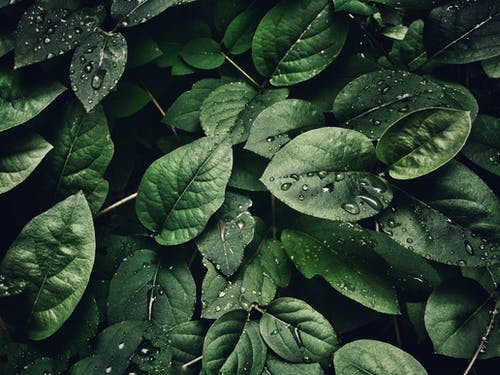
#> input picture Images/Leaves.jpeg, 500 x 375 px
$ python advanced-topic-edge-detection.py
#> lines starting #> are read from the running program, lines starting #| are printed output that depends on the picture; after the words box and inside, x2 and y2 are one past the last pixel; in counts of white or black regions, pixels touching at a corner belong together
import cv2 as cv
import numpy as np

img = cv.imread("Images/Leaves.jpeg")
#> img is the input picture: shape (375, 500, 3); mean B, G, R 48.7, 64.1, 44.8

gray = cv.cvtColor(img, cv.COLOR_BGR2GRAY)

#######################################################################################

# Laplacian Edge Detection

# This method computes the gradients of the grayscale image
lap = cv.Laplacian(gray, cv.CV_64F)
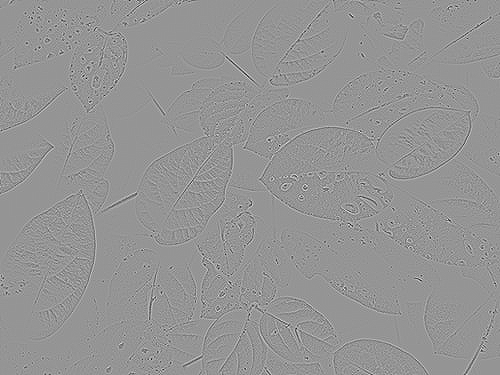
#> lap: shape (375, 500) float64; min -525, max 374, mean 0; drawn with min black and max white

# This is so that pixels cannot have negative values,
# which then gets converted to an image datatype
lap = np.uint8(np.absolute(lap))
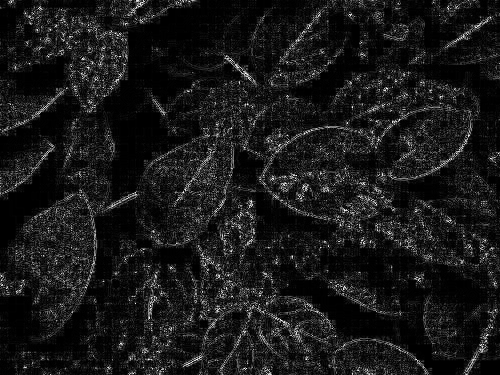
#> lap: shape (375, 500); min 0, max 255, mean 24.8


cv.imshow("Laplacian", lap)

#######################################################################################

# Sobel Edge Detection

# This computes gradients in x and y directions
sobelx = cv.Sobel(gray, cv.CV_64F, 1, 0)    # x direction = 1, y direction = 0
sobely = cv.Sobel(gray, cv.CV_64F, 0, 1)    # x direction = 0, y direction = 1

cv.imshow("Sobel X", sobelx)
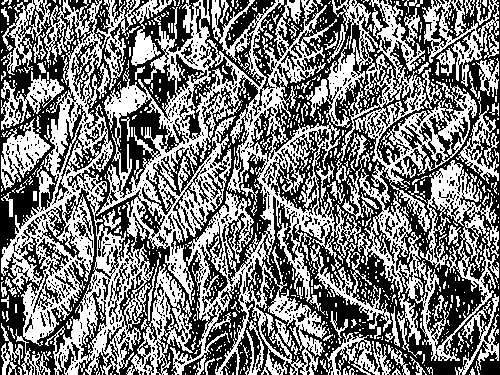
#> window 'Sobel X': shape (375, 500); 47.9% white; 1002 white regions (884 under 20 px), largest, box (x1, y1, x2, y2) and area: (1, 0, 361, 375) 48700, (305, 0, 499, 375) 17570, (126, 264, 193, 375) 2283
cv.imshow("Sobel Y", sobely)
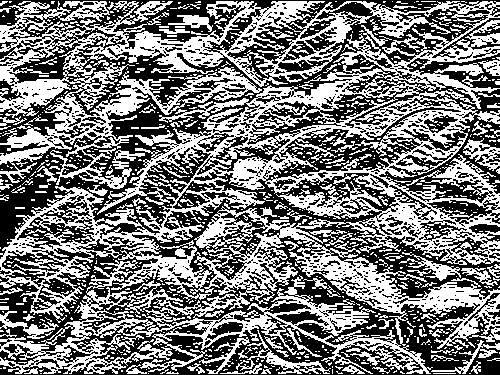
#> window 'Sobel Y': shape (375, 500); 47.8% white; 996 white regions (866 under 20 px), largest, box (x1, y1, x2, y2) and area: (0, 1, 500, 374) 70093, (0, 67, 262, 189) 6580, (236, 330, 331, 374) 685


# Combining both x and y sobels
combined_sobel = cv.bitwise_or(sobelx, sobely)
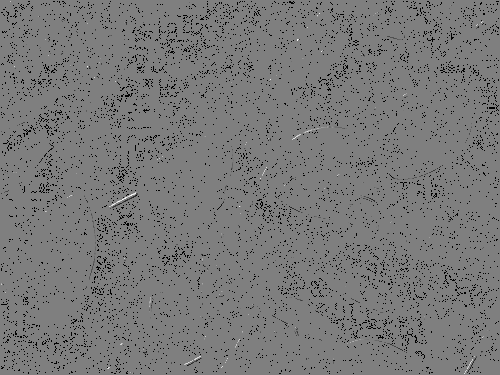
#> combined_sobel: shape (375, 500) float64; 4.75% of the values are NaN or infinite; the others: min -130944, max 130944, mean -238.1; drawn with min black, max white, NaN and infinite black
cv.imshow("Combined Sobel", combined_sobel)
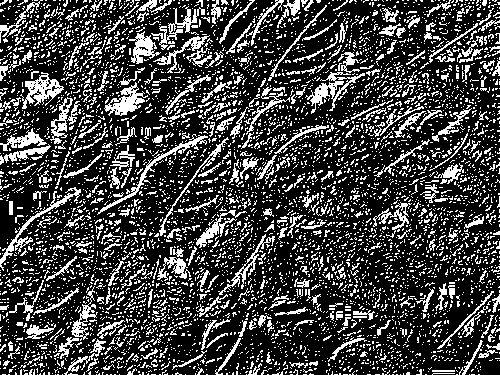
#> window 'Combined Sobel': shape (375, 500); 25.6% white in thin lines or dots

#######################################################################################

# Canny Edge Detection (Advanced method as it uses multiple steps including sobel)

# Two threshold values of 150 and 175
canny = cv.Canny(gray, 150, 175)
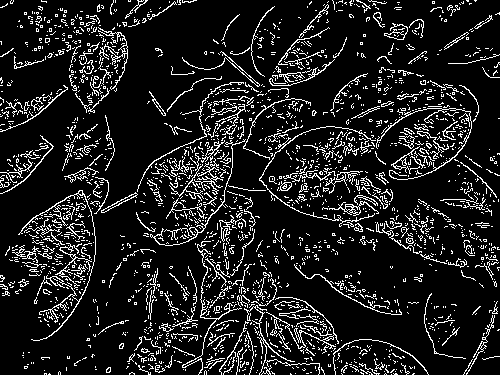
#> canny: shape (375, 500); 12.1% white in thin lines or dots
cv.imshow("Canny", canny)


cv.waitKey(0)
